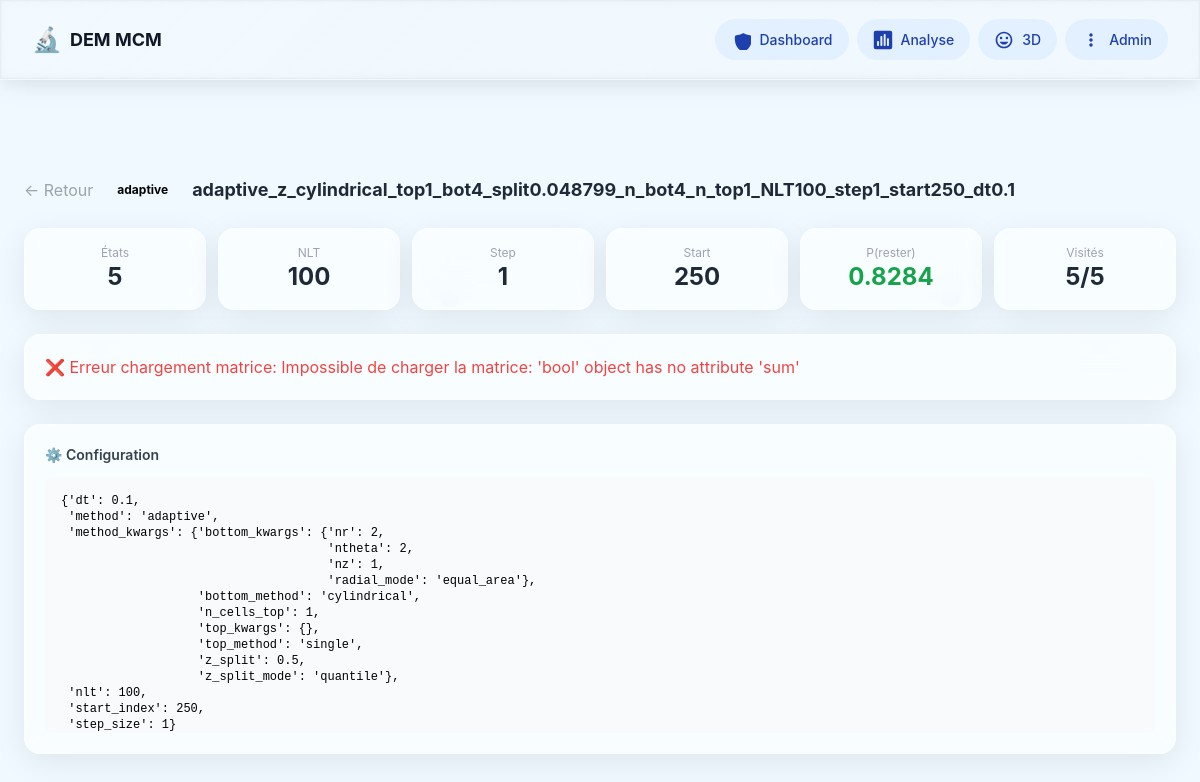
Screenshot of /experiments/488/ with the database file from the repository.
### markov/models.py (models this page shows, shortened)
class Experiment(models.Model):
    folder_name = models.CharField(
        max_length=300, unique=True, db_index=True,
        help_text="Nom du dossier dans le bucket HF"
    )
    partition_method = models.ForeignKey(
        PartitionMethod, on_delete=models.CASCADE,
        related_name="experiments"
    )
    nlt = models.IntegerField(
        "Learning Time (NLT)",
        validators=[MinValueValidator(1)],
        help_text="Nombre de paires de snapshots pour l'apprentissage"
    )
    step_size = models.IntegerField(
        "Pas temporel (step)",
        default=1,
        validators=[MinValueValidator(1)],
        help_text="Intervalle entre deux snapshots d'une paire"
    )
    start_index = models.IntegerField(
        "Index de départ",
        default=0,
        help_text="Premier fichier DEM utilisé"
    )
    n_states = models.IntegerField("Nombre d'états", default=0)
    n_timesteps_used = models.IntegerField("Timesteps effectifs", default=0)
    created_at = models.DateTimeField(auto_now_add=True)
    bucket_path = models.CharField(max_length=500, blank=True)
    raw_config = models.JSONField(default=dict, blank=True)
    raw_stats = models.JSONField(default=dict, blank=True)
    class Meta:
        ordering = ["-created_at"]
        verbose_name = "Expérience"
        indexes = [
            models.Index(fields=["nlt"]),
            models.Index(fields=["step_size"]),
            models.Index(fields=["start_index"]),
            models.Index(fields=["n_states"]),
        ]

class PartitionMethod(models.Model):
    METHODS = [
        ("cartesian", "Cartésien"),
        ("cylindrical", "Cylindrique"),
        ("voronoi", "Voronoï (K-means)"),
        ("quantile", "Quantile (équi-pop)"),
        ("octree", "Octree adaptatif"),
        ("physics", "Physics-aware"),
        ("adaptive","Adaptive"),
        ("multizone","Multizone"),
        ("single","Single")
    ]
    name = models.CharField(max_length=50, choices=METHODS, db_index=True)
    description = models.TextField(blank=True)
    parameters = models.JSONField(
        default=dict,
        help_text="Paramètres du partitionneur (nx, ny, nz, nr, ntheta, n_cells, ...)"
    )
    label = models.CharField(max_length=200, unique=True, db_index=True)
    n_cells = models.IntegerField(default=0)
    n_cells_visited = models.IntegerField(default=0, blank=True)
    population_mean = models.FloatField(null=True, blank=True)
    population_std = models.FloatField(null=True, blank=True)
    population_cv = models.FloatField(
        null=True, blank=True,
        help_text="Coefficient de variation = std/mean (plus petit = mieux)"
    )
    created_at = models.DateTimeField(auto_now_add=True)
    class Meta:
        ordering = ["name", "n_cells"]
        verbose_name = "Méthode de partitionnement"

class TransitionMatrix(models.Model):
    experiment = models.OneToOneField(
        Experiment, on_delete=models.CASCADE,
        related_name="matrix"
    )
    diagonal_mean = models.FloatField(
        "P(rester) moyen",
        help_text="Moyenne de la diagonale de P"
    )
    diagonal_std = models.FloatField("σ diagonale", default=0)
    diagonal_min = models.FloatField("Min diagonale", default=0)
    diagonal_max = models.FloatField("Max diagonale", default=0)
    row_sum_min = models.FloatField("Min Σ lignes", default=0)
    row_sum_max = models.FloatField("Max Σ lignes", default=0)
    row_sum_mean = models.FloatField("Moy Σ lignes", default=0)
    row_sum_std = models.FloatField("σ Σ lignes", default=0)
    col_sum_min = models.FloatField("Min Σ colonnes", default=0)
    col_sum_max = models.FloatField("Max Σ colonnes", default=0)
    col_sum_mean = models.FloatField("Moy Σ colonnes", default=0)
    n_states_visited = models.IntegerField("États visités", default=0)
    n_states_empty = models.IntegerField("États vides", default=0)
    fraction_visited = models.FloatField("Fraction visitée", default=0)
    eigenvalue_2 = models.FloatField(
        "|λ₂|", null=True, blank=True,
        help_text="2ème plus grande valeur propre (vitesse de mélange)"
    )
    spectral_gap = models.FloatField(
        "Gap spectral", null=True, blank=True,
        help_text="1 - |λ₂| (plus grand = mélange plus rapide)"
    )
    matrix_bucket_path = models.CharField(
        max_length=500,
        help_text="Chemin vers transition_matrix.npy dans le bucket"
    )
    class Meta:
        verbose_name = "Matrice de transition"
    def load_matrix(self):
        from src import bucket_io
        from bucket_io import load_matrix_from_bucket
        return load_matrix_from_bucket(self.matrix_bucket_path)

### markov/views.py (the view)
# urls.py: path("experiments/<int:pk>/", views.experiment_detail, name="experiment_detail"),
def experiment_detail(request, pk):
    experiment = get_object_or_404(
        Experiment.objects.select_related("partition_method", "matrix"), pk=pk
    )
    matrix_data = _load_matrix_for_experiment(experiment)
    if matrix_data.get("error"):
        try:
            import sys
            from pathlib import Path
            sys.path.insert(0, str(Path(__file__).resolve().parent.parent.parent))
            from bucket_io import load_matrix_from_bucket
            if experiment.matrix and experiment.matrix.matrix_bucket_path:
                P = load_matrix_from_bucket(experiment.matrix.matrix_bucket_path)
                metrics = _compute_matrix_metrics(P)
                diag = np.diag(P)
                row_sums = P.sum(axis=1)
                col_sums = P.sum(axis=0)
                matrix_data = {
                    "matrix": P,
                    "diagonal": diag.tolist(),
                    "row_sums": row_sums.tolist(),
                    "col_sums": col_sums.tolist(),
                    "heatmap": P.tolist(),
                    "shape": list(P.shape),
                    "error": None,
                    **metrics,
                }
        except Exception as e:
            matrix_data = {"error": f"Impossible de charger la matrice: {str(e)}"}
    rsd_data = None
    if matrix_data.get("matrix") is not None:
        n_steps = int(request.GET.get("n_steps", 200))
        rsd_data = _compute_rsd_from_matrix(matrix_data["matrix"], n_steps)
    rsd_results = experiment.rsd_results.all()
    return render(
        request,
        "markov/experiment_detail.html",
        {
            "experiment": experiment,
            "matrix_data": {k: v for k, v in matrix_data.items() if k != "matrix"},
            "rsd_data": json.dumps(rsd_data) if rsd_data else "null",
            "rsd_results": rsd_results,
            "n_steps": int(request.GET.get("n_steps", 200)),
        },
    )

### markov/templates/markov/experiment_detail.html (shortened to what this page needs)
{% extends "markov/base.html" %}
{% block content %}
<div class="fade-in">
    <div class="flex items-center gap-3 mb-6">
        <a href="{% url 'markov:experiment_list' %}" class="text-gray-400 hover:text-blue-500">← Retour</a>
        <span class="px-3 py-1 rounded-full text-xs font-bold method-{{ experiment.partition_method.name }}">
            {{ experiment.partition_method.name }}
        </span>
        <h2 class="text-lg font-bold text-gray-800">{{ experiment.folder_name }}</h2>
    </div>
    <div class="grid grid-cols-2 md:grid-cols-4 lg:grid-cols-6 gap-3 mb-6">
        <div class="glass-card p-4 text-center">
            <div class="text-xs text-gray-400">États</div>
            <div class="text-2xl font-bold text-gray-800">{{ experiment.n_states }}</div>
        </div>
        <div class="glass-card p-4 text-center">
            <div class="text-xs text-gray-400">NLT</div>
            <div class="text-2xl font-bold text-gray-800">{{ experiment.nlt }}</div>
        </div>
        <div class="glass-card p-4 text-center">
            <div class="text-xs text-gray-400">Step</div>
            <div class="text-2xl font-bold text-gray-800">{{ experiment.step_size }}</div>
        </div>
        <div class="glass-card p-4 text-center">
            <div class="text-xs text-gray-400">Start</div>
            <div class="text-2xl font-bold text-gray-800">{{ experiment.start_index }}</div>
        </div>
        {% if experiment.matrix %}
        <div class="glass-card p-4 text-center">
            <div class="text-xs text-gray-400">P(rester)</div>
            <div class="text-2xl font-bold text-green-600">{{ experiment.matrix.diagonal_mean|floatformat:4 }}</div>
        </div>
        <div class="glass-card p-4 text-center">
            <div class="text-xs text-gray-400">Visités</div>
            <div class="text-2xl font-bold text-gray-800">
                {{ experiment.matrix.n_states_visited }}/{{ experiment.n_states }}
            </div>
        </div>
        {% endif %}
    </div>
    {% if matrix_data and not matrix_data.error %}
    <div class="glass-card p-6 mb-6">
        <h3 class="text-lg font-bold text-gray-800 mb-4">📊 Indicateurs Clés</h3>
        {% if experiment.matrix %}
        <div class="grid grid-cols-1 md:grid-cols-2 lg:grid-cols-4 gap-4">
            <div class="p-4 bg-white rounded-lg border border-gray-200">
                <div class="text-xs font-semibold text-gray-600 mb-1">P(rester) — Diagonale</div>
                <div class="text-2xl font-bold text-green-700">{{ matrix_data.diag_mean|floatformat:4 }}</div>
                <div class="text-xs text-gray-500 mt-1">±{{ matrix_data.diag_std|floatformat:4 }}</div>
                <div class="text-xs text-gray-400 mt-2">[{{ matrix_data.diag_min|floatformat:3 }}, {{ matrix_data.diag_max|floatformat:3 }}]</div>
                <div class="text-xs text-gray-600 mt-2 leading-tight">Idéalement 0.5-0.9. Mesure la probabilité de rester dans la même cellule.</div>
            </div>
            <div class="p-4 bg-white rounded-lg border border-gray-200">
                <div class="text-xs font-semibold text-gray-600 mb-1">Σ Lignes — Normalisation</div>
                <div class="text-2xl font-bold text-blue-700">{{ matrix_data.row_sum_mean|floatformat:4 }}</div>
                <div class="text-xs text-gray-500 mt-1">σ={{ matrix_data.row_sum_std|floatformat:4 }}</div>
                <div class="text-xs text-gray-400 mt-2">[{{ matrix_data.row_sum_min|floatformat:3 }}, {{ matrix_data.row_sum_max|floatformat:3 }}]</div>
                <div class="text-xs text-gray-600 mt-2 leading-tight">Idéalement 1.0. Mesure si la matrice est stochastique.</div>
            </div>
            <div class="p-4 bg-white rounded-lg border border-gray-200">
                <div class="text-xs font-semibold text-gray-600 mb-1">États Visités</div>
                <div class="text-2xl font-bold text-purple-700">{{ matrix_data.fraction_visited|floatformat:1 }}%</div>
                <div class="text-xs text-gray-500 mt-1">{{ matrix_data.n_visited }}/{{ matrix_data.shape.0 }} états</div>
                <div class="text-xs text-gray-400 mt-2">—</div>
                <div class="text-xs text-gray-600 mt-2 leading-tight">Idéalement ≈100%. Fraction d'états accessibles.</div>
            </div>
            <div class="p-4 bg-white rounded-lg border border-gray-200">
                <div class="text-xs font-semibold text-gray-600 mb-1">Spectral Gap</div>
                <div class="text-2xl font-bold {% if matrix_data.spectral_gap > 0.3 %}text-green-700{% elif matrix_data.spectral_gap > 0.1 %}text-yellow-700{% else %}text-red-700{% endif %}">
                    {{ matrix_data.spectral_gap|floatformat:4 }}
                </div>
                <div class="text-xs text-gray-500 mt-1">λ₂={{ matrix_data.eigenvalue_2|floatformat:4 }}</div>
                <div class="text-xs text-gray-400 mt-2">—</div>
                <div class="text-xs text-gray-600 mt-2 leading-tight">Idéalement >0.3. Plus grand = convergence plus rapide.</div>
            </div>
        </div>
        {% endif %}
    </div>
        <div class="glass-card p-5">
            <h3 class="text-sm font-semibold text-gray-700 mb-3">🔥 Matrice de transition P</h3>
            <div id="chart-heatmap" style="height:400px;"></div>
        </div>
        <div class="glass-card p-5">
            <h3 class="text-sm font-semibold text-gray-700 mb-3">📊 Diagonale de P</h3>
            <div id="chart-diagonal" style="height:400px;"></div>
        </div>
        <div class="glass-card p-5">
            <h3 class="text-sm font-semibold text-gray-700 mb-3">📏 Somme des lignes</h3>
            <div id="chart-rowsums" style="height:400px;"></div>
        </div>
        <div class="glass-card p-5">
            <h3 class="text-sm font-semibold text-gray-700 mb-3">🌈 Valeurs propres</h3>
            <div id="chart-eigenvalues" style="height:400px;"></div>
        </div>
    </div>
    {% elif matrix_data.error %}
    <div class="glass-card p-5 mb-6">
        <p class="text-red-500">❌ Erreur chargement matrice: {{ matrix_data.error }}</p>
    </div>
    {% endif %}
    <div class="glass-card p-5">
        <h3 class="text-sm font-semibold text-gray-700 mb-3">⚙️ Configuration</h3>
        <pre class="bg-gray-50 rounded-lg p-4 text-xs overflow-auto max-h-64">{{ experiment.raw_config|pprint }}</pre>
    </div>
</div>
{% endblock %}

### markov/static/markov/css/glass-nav.css (style rules this page uses)
:root { --nav-width: 100%; --nav-height: 80px; --nav-radius: 0px; --nav-frost: 0.08; --nav-saturation: 1.2; }
.glass-card { background: rgba(255, 255, 255, 0.65); backdrop-filter: blur(20px) saturate(180%); -webkit-backdrop-filter: blur(20px) saturate(180%); border: 1px solid rgba(255, 255, 255, 0.3); border-radius: 16px; box-shadow: 0 8px 32px rgba(0, 0, 0, 0.08); transition: all 0.3s ease; }

### markov/static/markov/css/glass-effects.css (style rules this page uses)
:root { --glass-bg: rgba(255, 255, 255, 0.7); --glass-bg-dark: rgba(20, 20, 20, 0.5); --glass-border: rgba(255, 255, 255, 0.2); --glass-border-dark: rgba(255, 255, 255, 0.1); --glass-shadow: 0 8px 32px rgba(31, 38, 135, 0.1); --glass-shadow-dark: 0 8px 32px rgba(0, 0, 0, 0.3); --accent-color: #3b82f6; --accent-hover: #2563eb; }
.glass-card { background: var(--glass-bg); backdrop-filter: blur(20px) saturate(180%); -webkit-backdrop-filter: blur(20px) saturate(180%); border: 1px solid var(--glass-border); border-radius: 16px; box-shadow: var(--glass-shadow); transition: all 0.3s cubic-bezier(0.175, 0.885, 0.32, 2.2); overflow: hidden; }

### markov/static/markov/css/liquid-glass-cards.css (style rules this page uses)
:root { --liquid-glass-bg: light-dark( hsl(0 0% 100% / 0.08), hsl(0 0% 100% / 0.04) ); --liquid-glass-border: light-dark( hsl(0 0% 100% / 0.25), hsl(0 0% 100% / 0.1) ); --liquid-glass-shadow-1: rgba(255, 255, 255, 0.192); --liquid-glass-shadow-2: rgba(255, 255, 255, 0.274); --liquid-glass-shadow-3: rgba(0, 0, 0, 0.164); --liquid-glass-glow: light-dark( rgba(99, 102, 241, 0.15), rgba(99, 102, 241, 0.25) ); --liquid-glass-speed: 0.5s; }

### markov/templates/markov/base.html (style rules this page uses)
body { margin: 0; padding: 0; font-family: -apple-system, BlinkMacSystemFont, 'Segoe UI', sans-serif; background-size: 500px; background-attachment: fixed; }
.glass-card { background: rgba(255, 255, 255, 0.65); backdrop-filter: blur(20px) saturate(180%); -webkit-backdrop-filter: blur(20px) saturate(180%); border: 1px solid rgba(255, 255, 255, 0.3); border-radius: 16px; box-shadow: 0 8px 32px rgba(0, 0, 0, 0.08); transition: all 0.3s ease; }
.fade-in { animation: fadeIn 0.3s ease-in; }

### rows the page displays
Experiment: partition_method.name "adaptive", folder_name "adaptive_z_cylindrical_top1_bot4_split0.048799_n_bot4_n_top1_NLT100_step1_start250_dt0.1", n_states "5", nlt "100", step_size "1", start_index "250", matrix.diagonal_mean "0.8284", matrix.n_states_visited "5", raw_config|pprint "{'dt': 0.1, 'method': 'adaptive', 'method_kwargs': {'bottom_kwargs': {'nr': 2, 'ntheta': 2, 'nz': 1, 'radial_mode': 'equal_area'}, 'bottom_method': 'cylindrical', 'n_cells_top': 1, 'top_kwargs': {}, 'top_method': 'single', 'z_split': 0.5, 'z_split_mode': 'quantile'}, 'nlt': 100, 'start_index': 250, 'step_size': 1}"

### other values shown
{{ matrix_data.error }} "Impossible de charger la matrice: 'bool' object has no attribute 'sum'"
